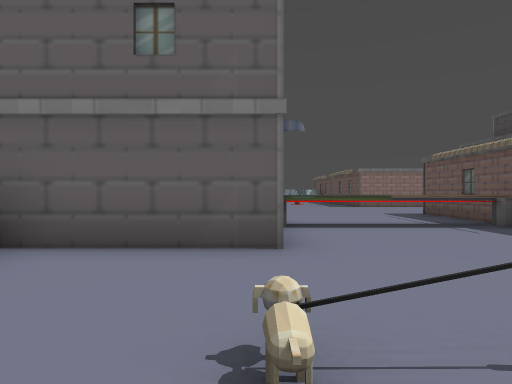
[1] (above)

16 first-person views from a walk through a level from a Godot 3-D game. The camera is 1.2 m above the floor, looks level and sees 75° across. The floor is counted in squares, 2 m on a side. Each view is taken from the middle of a square. On the plan, view 1 faces up. The plan holds only what a view shows up to about 10 squares ahead; the rest is blank. The place goes on beyond the plan. Flat picture figures and markers are not drawn. Characters and animated objects are not drawn. Some surface patterns are stand-ins.

[2]
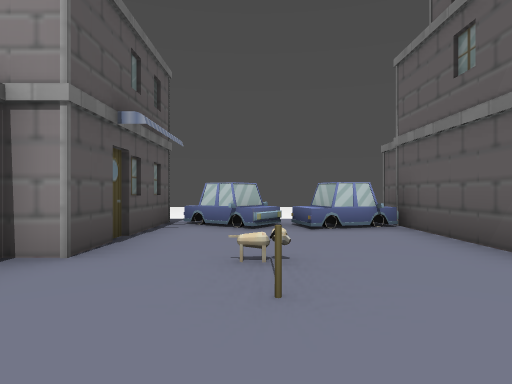

[3]
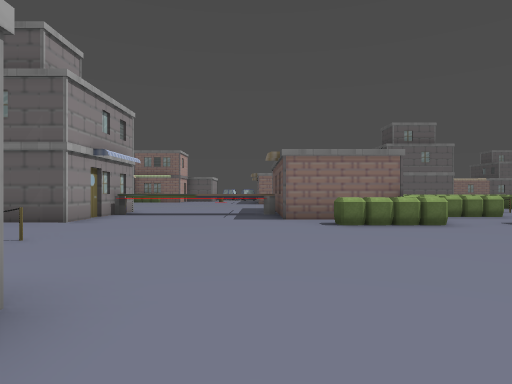

[4]
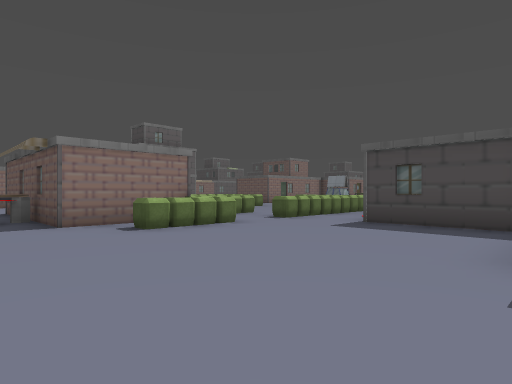

[5]
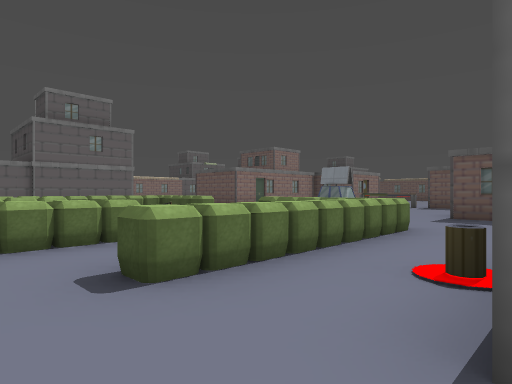

[6]
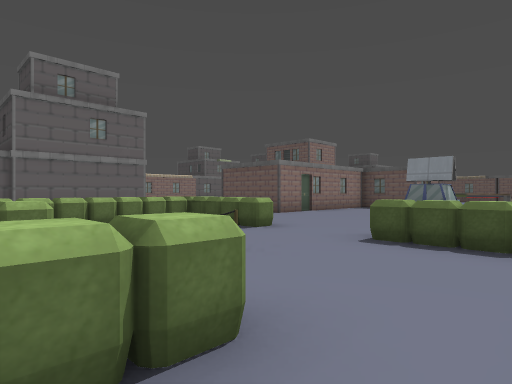

[7]
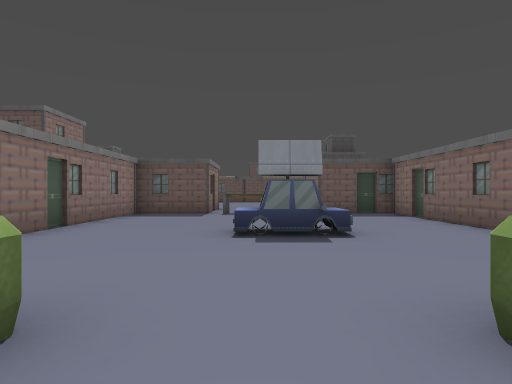

[8]
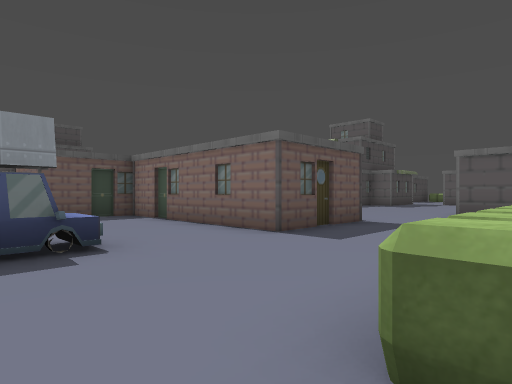

[9]
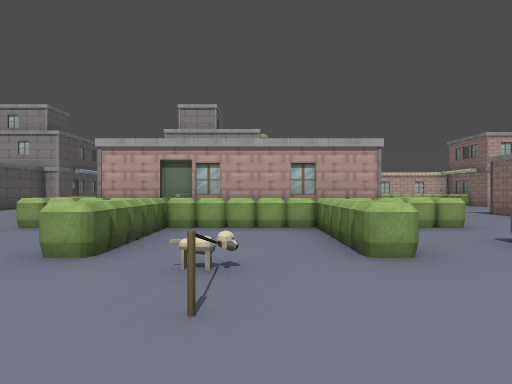

[10]
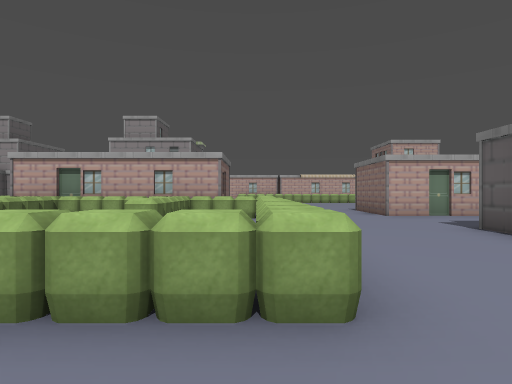

[11]
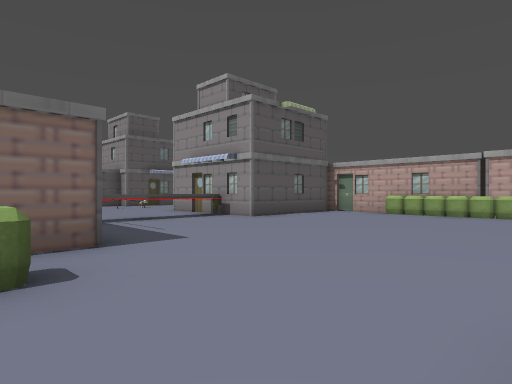

[12]
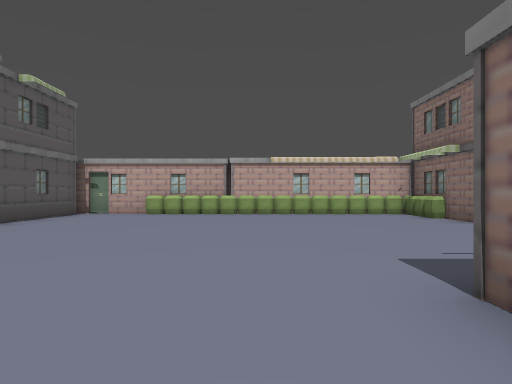

[13]
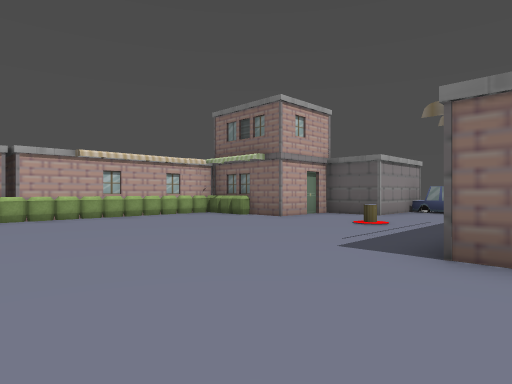

[14]
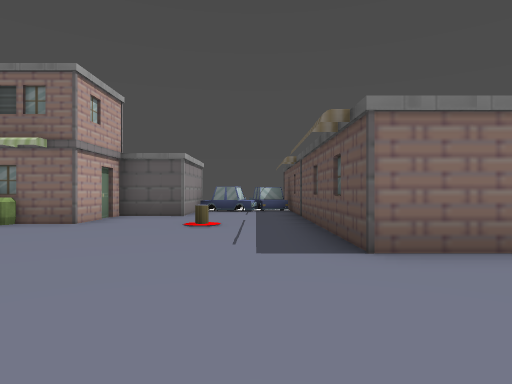

[15]
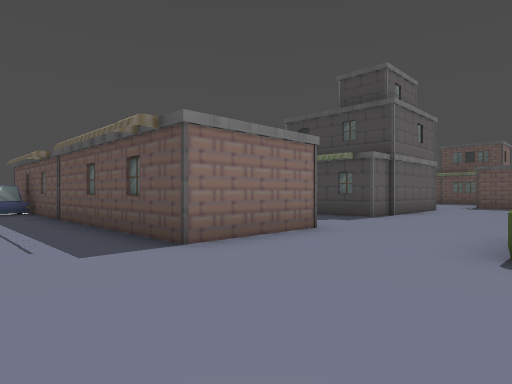

[16]
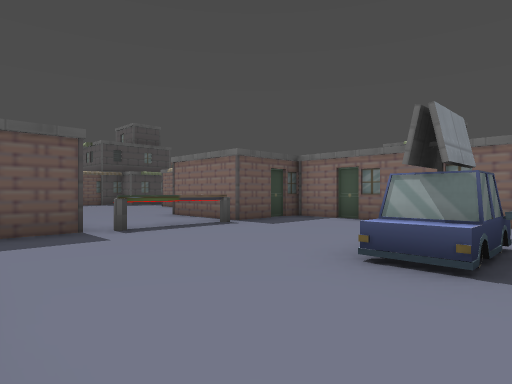

### Floor plan
Key: @ floor where view 1 was taken; # wall or solid block; . floor; = window, fence, low wall or low ledge; ^ raised ledge; B building; T thing the floor can be seen under or through; C car; G gate; O other object.
Columns run from 5 left of view 1 to 26 right of it. Each row starts with its distance up from view 1.
 22         C#
 21        CCC
 20       #C.#
 19       #..#
 18     B....#
 17      ....#
 16   #B...O.#
 15   #......###...##
 14   B......###...B###
 13   B................
 12   B.................
 11 ##B.................      B
 10  #B........^^.^^^^^........#
  9  #B.......###.....^.......##
  8  #........###^^^..^.......GB.
  7  #####....# B...=.....C...G.....
  6      #.TTT###.....^...C...G.....
  5      #....###^^^..^........###.
  4  #B###......B.....^........#
  3   C........^^.^^^^^...######
  2  .C.............O.....#
  1  CC..==........     ..
  0  CC..@.........      ..
 -1  BBB##.........      ..
 -2         ....       ##..
 -3          .           ..
 -4                     B.

Positions as (right, up) in squares from view 1, and headings:
1: (0, 0), facing up
2: (3, 1), facing left
3: (4, -3), facing up
4: (3, -2), facing up-right
5: (8, 1), facing up-right
6: (9, 4), facing up-right
7: (12, 7), facing right
8: (13, 7), facing down-right
9: (13, 7), facing left
10: (15, 10), facing left
11: (6, 13), facing down-left
12: (6, 12), facing left
13: (5, 10), facing up-left
14: (3, 10), facing up
15: (2, 10), facing up-right
16: (16, 10), facing down-right
